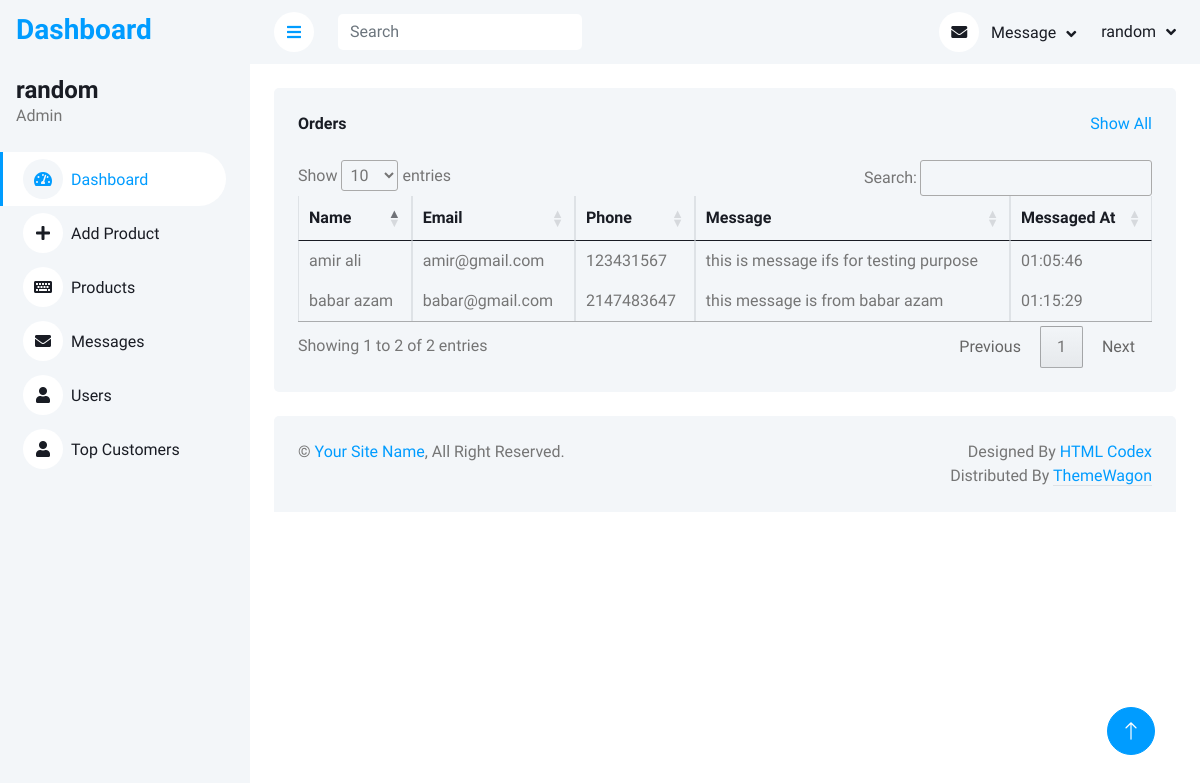
The page /admin-panel/messages.php (signed in) on the database its author committed.
### tables this page shows
CREATE TABLE `messages` (
  `firstname` varchar(255) NOT NULL,
  `lastname` varchar(255) NOT NULL,
  `email` varchar(255) NOT NULL,
  `phone` int(20) NOT NULL,
  `message` varchar(255) NOT NULL,
  `messagetime` time DEFAULT curtime()
);

### admin-panel/messages.php (the view, shortened to what this page needs)
<!DOCTYPE html>
<html lang="en">
<head>
    <link href="https://cdnjs.cloudflare.com/ajax/libs/font-awesome/5.10.0/css/all.min.css" rel="stylesheet">
    <link href="https://cdn.jsdelivr.net/npm/bootstrap-icons@1.4.1/font/bootstrap-icons.css" rel="stylesheet">
    <link href="https://cdn.datatables.net/1.13.6/css/jquery.dataTables.min.css" rel="stylesheet">
    <link href="css/bootstrap.min.css" rel="stylesheet">
    <link href="css/style.css" rel="stylesheet">
</head>
<body>
    <div class="container-xxl position-relative bg-white d-flex p-0">
        <?php include('sidebar.php') ?>
        <div class="content">
            <?php include('navbar.php') ?>
            <div class="container-fluid pt-4 px-4">
                <div class="bg-light text-center rounded p-4">
                    <div class="d-flex align-items-center justify-content-between mb-4">
                        <h6 class="mb-0">Orders</h6>
                        <a href="">Show All</a>
                    </div>
                    <div class="table-responsive">
                        <table class="table text-start align-middle table-bordered table-hover mb-0 table-responsive" id="orders-table">
                            <thead>
                                <tr class="text-dark">
                                    <th scope="col">Name</th>
                                    <th scope="col">Email</th>
                                    <th scope="col">Phone</th>
                                    <th scope="col">Message</th>
                                    <th scope="col">Messaged At</th>
                                </tr>
                            </thead>
                            <tbody>
                                <?php
                                $select_msg = mysqli_query($connection, "select * from messages");
                                if (mysqli_num_rows($select_msg) > 0) {
                                    while ($data = mysqli_fetch_array($select_msg)) {
                                ?>
                                        <tr>
                                            <td><?php echo $data['firstname'] . ' ' . $data['lastname'] ?></td>
                                            <td><?php echo $data['email'] ?></td>
                                            <td><?php echo $data['phone'] ?></td>
                                            <td><?php echo $data['message'] ?></td>
                                            <td><?php echo $data['messagetime'] ?></td>
                                        </tr>
                                <?php
                                    }
                                }
                                ?>
                            </tbody>
                        </table>
                    </div>
                </div>
            </div>
            <div class="container-fluid pt-4 px-4">
                <div class="bg-light rounded-top p-4">
                    <div class="row">
                        <div class="col-12 col-sm-6 text-center text-sm-start">
                            &copy; <a href="#">Your Site Name</a>, All Right Reserved.
                        </div>
                        <div class="col-12 col-sm-6 text-center text-sm-end">
                            Designed By <a href="https://htmlcodex.com">HTML Codex</a>
                            Distributed By <a class="border-bottom" href="https://themewagon.com" target="_blank">ThemeWagon</a>
                        </div>
                    </div>
                </div>
            </div>
        </div>
        <a href="#" class="btn btn-lg btn-primary btn-lg-square back-to-top"><i class="bi bi-arrow-up"></i></a>
    </div>
</body>
</html>

### admin-panel/css/style.css (style rules this page uses)
:root { --primary: #009CFF; --light: #F3F6F9; --dark: #191C24; }
.back-to-top { position: fixed; display: none; right: 45px; bottom: 45px; z-index: 99; }
.btn { transition: .5s; }
.btn.btn-primary { color: #FFFFFF; }
.btn-lg-square { width: 48px; height: 48px; }
.btn-square, .btn-sm-square, .btn-lg-square { padding: 0; display: inline-flex; align-items: center; justify-content: center; font-weight: normal; border-radius: 50px; }
.content { margin-left: 250px; min-height: 100vh; background: #FFFFFF; transition: 0.5s; }
@media (min-width: 992px) { .content { width: calc(100% - 250px); } }

### rows shown on the page
messages: firstname "amir", lastname "ali", email "amir@gmail.com", phone "123431567", message "this is message ifs for testing purpose", messagetime "01:05:46"
messages: firstname "babar", lastname "azam", email "babar@gmail.com", phone "2147483647", message "this message is from babar azam", messagetime "01:15:29"

### other values the page prints
$_SESSION['username'] "random"
